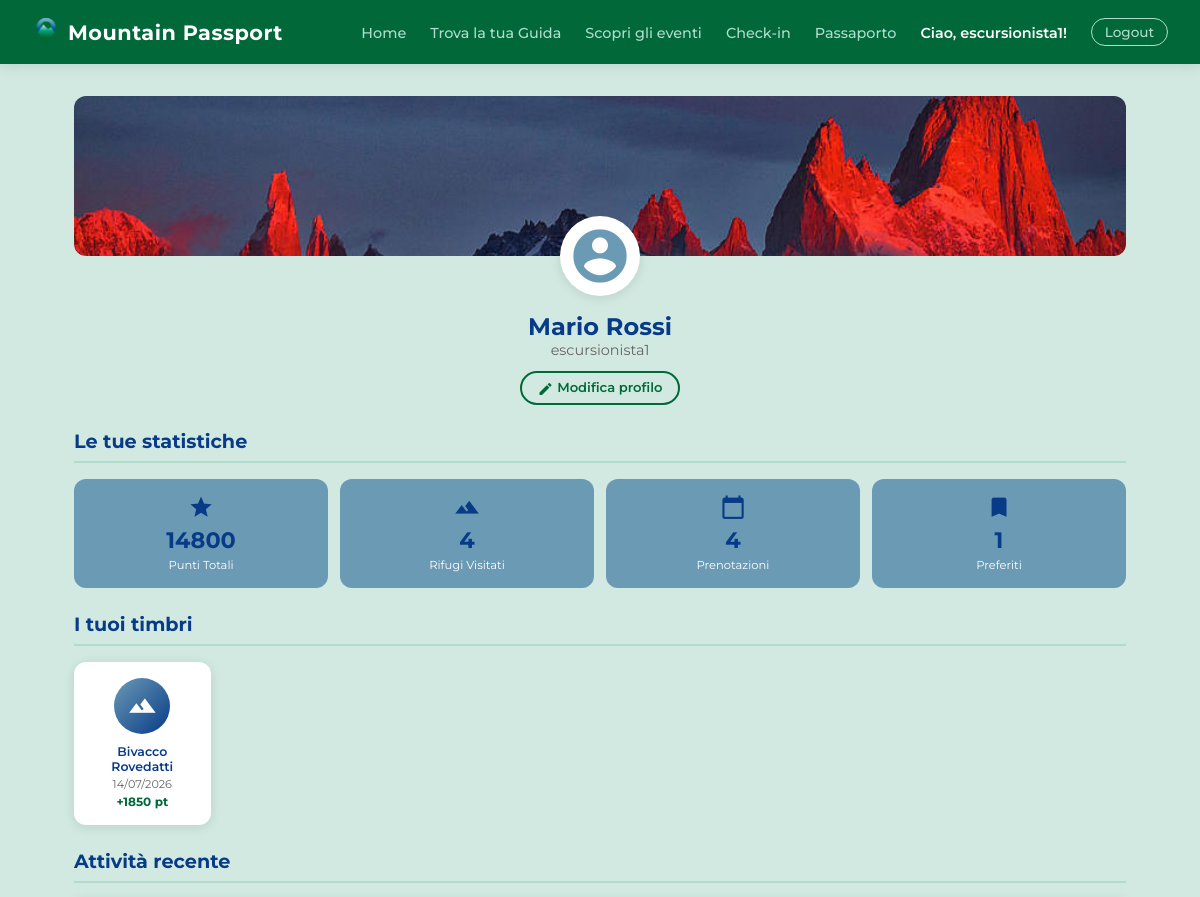
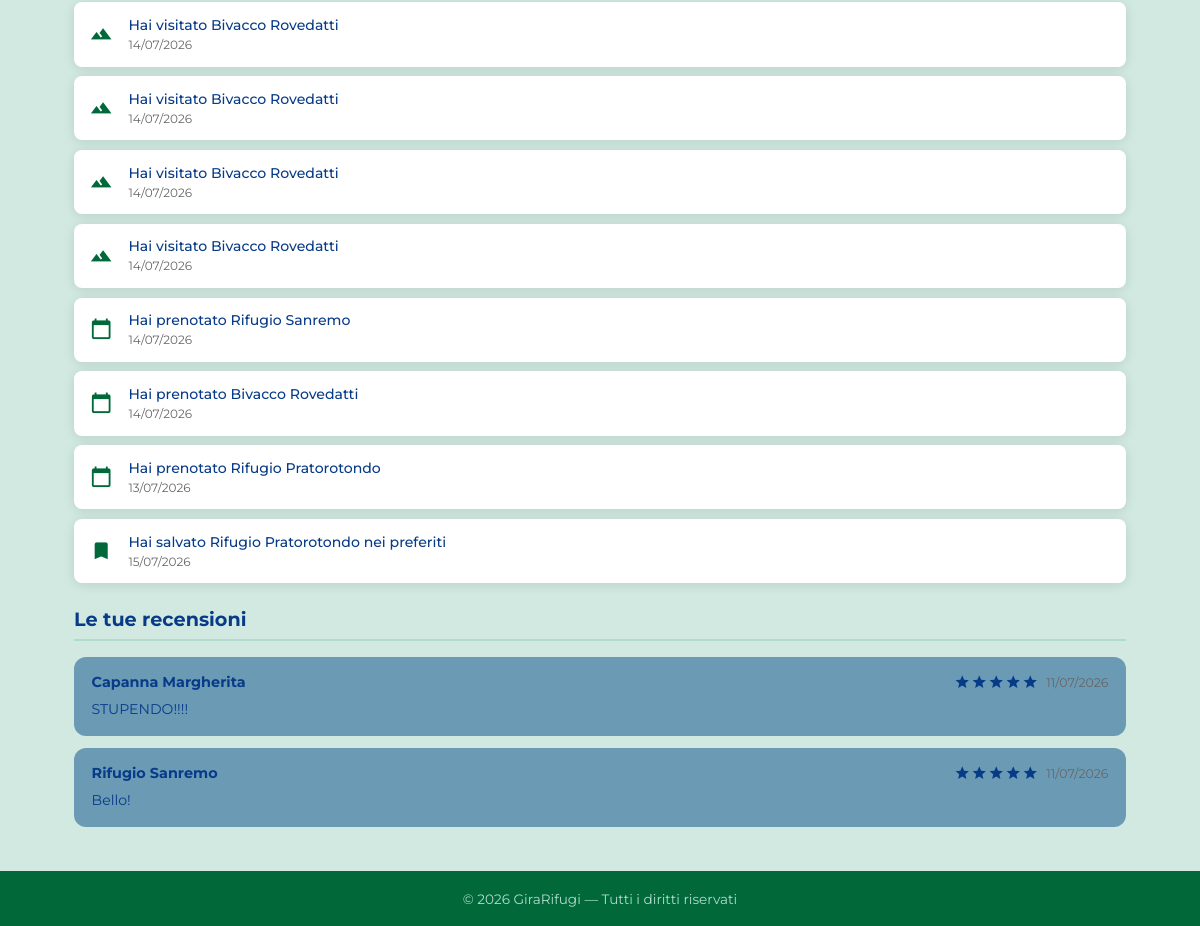
Screenshot of /passaporto/ (signed in) with the database file from the repository (2 pictures, top to bottom).
### rifugi/models.py (models this page shows, shortened)
class Timbro(models.Model):
    escursionista = models.ForeignKey(
        User,
        on_delete=models.CASCADE,
        related_name='timbri'
    )
    rifugio = models.ForeignKey(
        Rifugio,
        on_delete=models.CASCADE,
        related_name='timbri'
    )
    data_assegnazione = models.DateTimeField(auto_now_add=True)
    class Meta:
        verbose_name_plural = "Timbri"
        unique_together = ('escursionista', 'rifugio')

class Rifugio(models.Model):
    nome = models.CharField(max_length=200)
    localita = models.CharField(max_length=200)
    altitudine = models.IntegerField()
    latitudine = models.FloatField()
    longitudine = models.FloatField()
    regione = models.CharField(max_length=100)
    mensile = models.BooleanField(default=False)
    TIPO_CHOICES = [
        ('RIFUGIO', 'Rifugio'),
        ('BIVACCO', 'Bivacco'),
        ('CAPANNA', 'Capanna'),
    ]
    tipo = models.CharField(max_length=20, choices=TIPO_CHOICES, default='RIFUGIO')
    descrizione = models.TextField(blank=True)
    posti_letto = models.IntegerField(default=0)    # Posti letto totali
    posti_disponibili = models.IntegerField(default=0)  # Posti liberi attuali (si aggiorna dinamicamente)
    immagine = models.ImageField(upload_to='rifugi/', blank=True, null=True)
    qr_uuid = models.UUIDField(default=uuid.uuid4, unique=True, editable=False) # Identificativo univoco per la generazione di QR code per convalidare la visita sul posto di un escursionista
    STATO_CHOICES = [
        ('in_attesa', 'In attesa'),
        ('approvato', 'Approvato'),
    ]
    stato = models.CharField(max_length=20, choices=STATO_CHOICES, default='in_attesa')
    gestore = models.ForeignKey(
        User,
        on_delete=models.SET_NULL,
        null=True,
        blank=True,
        related_name='rifugi'
    )
    class Meta:
        verbose_name_plural = "Rifugi"  # Corregge automaticamente il plurale

class Visita(models.Model):
    escursionista = models.ForeignKey (
        User,
        on_delete=models.CASCADE,
        related_name='visite'
    )
    rifugio = models.ForeignKey (
        Rifugio,
        on_delete=models.CASCADE,
        related_name='visite'
    )
    data_visita = models.DateTimeField(auto_now_add=True)   # Imposta automaticamente data e ora
    class Meta:
        verbose_name_plural = "Visite"

class Prenotazione(models.Model):
    escursionista = models.ForeignKey(
        User,
        on_delete=models.CASCADE,
        related_name='prenotazioni'
    )
    rifugio = models.ForeignKey(
        Rifugio,
        on_delete=models.CASCADE,
        related_name='prenotazioni'
    )
    data_arrivo = models.DateField()
    data_partenza = models.DateField()
    num_ospiti = models.IntegerField(default=1)
    STATO_CHOICES = [
        ('in_attesa', 'In attesa'),
        ('approvata', 'Approvata'),
        ('rifiutata', 'Rifiutata'),
    ]
    stato = models.CharField(max_length=20, choices=STATO_CHOICES, default='in_attesa')
    posti_restituiti = models.BooleanField(default=False)   # Flag logico utile se la prenotazione viene cancellata per liberare nuovamente i posti letto nel rifugio
    class Meta:
        verbose_name_plural = "Prenotazioni"

class Recensione(models.Model):
    escursionista = models.ForeignKey(
        User,
        on_delete=models.CASCADE,
        related_name='recensioni'
    )
    rifugio = models.ForeignKey(
        Rifugio,
        on_delete=models.CASCADE,
        related_name='recensioni'
    )
    testo = models.TextField()
    voto = models.IntegerField(
        validators=[MinValueValidator(1), MaxValueValidator(5)]
    )
    data = models.DateTimeField(auto_now_add=True)
    class Meta:
        verbose_name_plural = "Recensioni"
        unique_together = ('escursionista', 'rifugio')

### rifugi/views.py (the view)
        def wrapper(request, *args, **kwargs):
            if not request.user.is_authenticated:
                return redirect_to_login(request.get_full_path())
            if not request.user.groups.filter(name=nome_gruppo).exists() and not request.user.is_superuser:
                return render(request, '403.html', status=403)
            return view_func(request, *args, **kwargs)

### rifugi/views.py (called while the page is built)
def gruppo_richiesto(nome_gruppo):
    def decorator(view_func):
        def wrapper(request, *args, **kwargs):
            if not request.user.is_authenticated:
                return redirect_to_login(request.get_full_path())
            if not request.user.groups.filter(name=nome_gruppo).exists() and not request.user.is_superuser:
                return render(request, '403.html', status=403)
            return view_func(request, *args, **kwargs)
        return wrapper
    return decorator

def punti_rifugio(rifugio):
    return rifugio.altitudine * 2 if rifugio.mensile else rifugio.altitudine

### templates/rifugi/passaporto.html (shortened to what this page needs)
{% extends 'base.html' %}
{% load static %}
{% block content %}
<div class="profilo-hero">
    <div class="profilo-copertina"></div>
    <div class="profilo-avatar">
        <span class="material-icons">account_circle</span>
    </div>
</div>
<div class="profilo-info">
    <h1>{{ user.first_name }} {{ user.last_name }}</h1>
    <p>{{ user.username }}</p>
    <a href="{% url 'modifica_profilo' %}" class="btn btn-outline btn-sm" style="margin-top:0.75rem;">
        <span class="material-icons" style="font-size:1rem; vertical-align:middle;">edit</span>
        Modifica profilo
    </a>
</div>
<h2 class="section-title">Le tue statistiche</h2>
<div class="profilo-stats">
    <div class="profilo-stat-card">
        <span class="material-icons">star</span>
        <span class="profilo-stat-value">{{ punti_totali }}</span>
        <span class="profilo-stat-label">Punti Totali</span>
    </div>
    <div class="profilo-stat-card">
        <span class="material-icons">terrain</span>
        <span class="profilo-stat-value">{{ num_visite }}</span>
        <span class="profilo-stat-label">Rifugi Visitati</span>
    </div>
    <div class="profilo-stat-card">
        <span class="material-icons">calendar_today</span>
        <span class="profilo-stat-value">{{ num_prenotazioni }}</span>
        <span class="profilo-stat-label">Prenotazioni</span>
    </div>
    <div class="profilo-stat-card">
        <span class="material-icons">bookmark</span>
        <span class="profilo-stat-value">{{ num_preferiti }}</span>
        <span class="profilo-stat-label">Preferiti</span>
    </div>
</div>
<h2 class="section-title">I tuoi timbri</h2>
{% if timbri %}
<div class="timbri-grid">
    {% for timbro in timbri %}
    <a href="{% url 'rifugio' timbro.rifugio.pk %}" class="timbro-card">
        <div class="timbro-icon">
            <span class="material-icons">landscape</span>
        </div>
        <p class="timbro-nome">{{ timbro.rifugio.nome }}</p>
        <p class="timbro-data">{{ timbro.data_assegnazione|date:"d/m/Y" }}</p>
        <p class="timbro-punti">+{{ timbro.rifugio.altitudine }} pt</p>
    </a>
    {% endfor %}
</div>
{% else %}
<div class="empty-state">
    <span class="material-icons">explore</span>
    <p>Non hai ancora visitato nessun rifugio.</p>
    <a href="{% url 'home' %}" class="btn btn-primary">Esplora i rifugi</a>
</div>
{% endif %}
<h2 class="section-title">Attività recente</h2>
{% if attivita %}
<div class="attivita-list">
    {% for a in attivita %}
    <div class="attivita-item">
        <span class="material-icons attivita-icon">{{ a.icona }}</span>
        <div class="attivita-testo">
            <p>{{ a.testo }}</p>
            <span>{{ a.data|date:"d/m/Y" }}</span>
        </div>
    </div>
    {% endfor %}
</div>
{% else %}
<div class="empty-state">
    <span class="material-icons">history</span>
    <p>Nessuna attività recente.</p>
</div>
{% endif %}
<h2 class="section-title">Le tue recensioni</h2>
{% if recensioni %}
    {% for r in recensioni %}
    <div class="recensione-card">
        <div class="recensione-header">
            <strong>{{ r.rifugio.nome }}</strong>
            <span class="recensione-voto">
                {% for i in "12345" %}
                    {% if forloop.counter <= r.voto %}
                        <span class="material-icons star-on">star</span>
                    {% else %}
                        <span class="material-icons star-off">star</span>
                    {% endif %}
                {% endfor %}
            </span>
            <span class="recensione-data">{{ r.data|date:"d/m/Y" }}</span>
        </div>
        <p>{{ r.testo }}</p>
    </div>
    {% endfor %}
{% else %}
<div class="empty-state">
    <span class="material-icons">rate_review</span>
    <p>Non hai ancora scritto nessuna recensione.</p>
</div>
{% endif %}
{% endblock %}

### templates/base.html (shortened to what this page needs)
{% load static %}
<!DOCTYPE html>
<html lang="it">
<head>
    <link rel="stylesheet" href="{% static 'css/base.css' %}">
    <link rel="stylesheet" href="{% static 'css/home.css' %}">
    <link rel="stylesheet" href="{% static 'css/eventi.css' %}">
    <link rel="stylesheet" href="{% static 'css/detail.css' %}">
    <link rel="stylesheet" href="{% static 'css/form.css' %}">
    <link rel="stylesheet" href="{% static 'css/pages.css' %}">
</head>
<body>
<nav class="navbar">
    <a href="/" class="navbar-brand" style="display:flex; align-items:center; gap:0.5rem;">
        <img src="{% static 'logo.png' %}" alt="Mountain Passport" style="width:28px; height:28px;">
        Mountain Passport
    </a>
    <ul class="navbar-nav">
        <li><a href="{% url 'home' %}">Home</a></li>
        <li><a href="{% url 'guide' %}">Trova la tua Guida</a></li>
        <li><a href="{% url 'eventi' %}">Scopri gli eventi</a></li>
        {% if user.is_authenticated %}
            {% if user.groups.all.0.name == 'Escursionista' %}
                <li><a href="{% url 'checkin' %}">Check-in</a></li>
                <li><a href="{% url 'passaporto' %}">Passaporto</a></li>
            {% elif user.groups.all.0.name == 'GestoreRifugio' %}
                <li><a href="{% url 'dashboard_gestore' %}">Dashboard</a></li>
            {% elif user.groups.all.0.name == 'GuidaAlpina' %}
                <li><a href="{% url 'dashboard_guida' %}">Dashboard</a></li>
            {% elif user.groups.all.0.name == 'Admin' or user.is_superuser %}
                <li><a href="{% url 'pannello_admin' %}">Pannello Admin</a></li>
            {% endif %}
            <li><span class="navbar-user">Ciao, {{ user.username }}!</span></li>
            <li>
                <form method="post" action="/accounts/logout/" style="display:inline">
                    <button type="submit" class="btn-logout">Logout</button>
                </form>
            </li>
        {% else %}
            <li><a href="/accounts/login/">Login</a></li>
            <li><a href="{% url 'register' %}">Registrati</a></li>
        {% endif %}
    </ul>
</nav>
<main>
    {% block content %}{% endblock %}
</main>
<footer>
    <p>&copy; 2026 GiraRifugi — Tutti i diritti riservati</p>
</footer>
</body>
</html>

### static/css/base.css (style rules this page uses)
:root { --green-dark: #016939; --green: #4B9978; --green-light: #AFDCCD; --green-bg: #D1E9E1; --blue-dark: #073B88; --blue: #2F629A; --blue-light: #6B9AB5; --gray: #666666; --gray-light: #E0E0E0; --gray-bg: #F5F5F5; --white: #FFFFFF; --shadow: 0 2px 12px rgba(0,0,0,0.10); --radius: 12px; --radius-sm: 8px; }
*, *::before, *::after { box-sizing: border-box; margin: 0; padding: 0; }
body { font-family: 'Montserrat', sans-serif; background-color: var(--green-bg); color: var(--blue-dark); min-height: 100vh; display: flex; flex-direction: column; }
a { color: var(--blue); text-decoration: none; }
.navbar { background-color: var(--green-dark); padding: 0 2rem; display: flex; align-items: center; justify-content: space-between; height: 64px; box-shadow: var(--shadow); position: sticky; top: 0; z-index: 100; }
.navbar-brand { font-size: 1.3rem; font-weight: 700; color: var(--white) !important; letter-spacing: 0.5px; text-decoration: none; }
.navbar-nav { display: flex; align-items: center; gap: 1.5rem; list-style: none; }
.navbar-nav a { color: var(--green-light); font-size: 0.9rem; font-weight: 500; transition: color 0.2s; }
.navbar-user { color: var(--white); font-size: 0.9rem; font-weight: 600; }
.btn-logout { background: transparent; border: 1px solid var(--green-light); color: var(--green-light); padding: 0.3rem 0.8rem; border-radius: 20px; cursor: pointer; font-family: 'Montserrat', sans-serif; font-size: 0.85rem; font-weight: 500; transition: all 0.2s; }
main { flex: 1; max-width: 1100px; margin: 0 auto; padding: 2rem 1.5rem; width: 100%; }
.btn { display: inline-block; padding: 0.65rem 1.5rem; border-radius: 24px; font-weight: 600; font-size: 0.9rem; cursor: pointer; transition: all 0.2s; border: none; font-family: 'Montserrat', sans-serif; text-decoration: none; }
.btn-outline { background-color: transparent; color: var(--green-dark); border: 2px solid var(--green-dark); }
.btn-sm { padding: 0.4rem 1rem; font-size: 0.82rem; }
footer { background-color: var(--green-dark); color: var(--green-light); text-align: center; padding: 1.2rem; font-size: 0.85rem; margin-top: auto; }

### static/css/detail.css (style rules this page uses)
.recensione-card { background: var(--blue-light); border-radius: var(--radius); padding: 1rem 1.1rem; margin-bottom: 0.75rem; }
.recensione-header { display: flex; align-items: center; gap: 0.5rem; margin-bottom: 0.5rem; flex-wrap: wrap; }
.recensione-header .material-icons { font-size: 1.4rem; color: var(--blue-dark); }
.recensione-header strong { color: var(--blue-dark); font-size: 0.9rem; }
.recensione-voto { display: flex; gap: 1px; margin-left: auto; }
.star-on { font-size: 1rem !important; color: #f5a623; }
.star-off { font-size: 1rem !important; color: var(--gray-light); }
.recensione-data { font-size: 0.78rem; color: var(--gray); }
.recensione-card p { font-size: 0.88rem; color: var(--blue-dark); line-height: 1.5; }

### rows the page displays
Timbro: rifugio.nome "Bivacco Rovedatti", data_assegnazione "14/07/2026", rifugio.altitudine "1850"
Visita: data "14/07/2026"
Visita: data "14/07/2026"
Visita: data "14/07/2026"
Visita: data "14/07/2026"
Prenotazione: data "14/07/2026"
Prenotazione: data "14/07/2026"
Prenotazione: data "13/07/2026"
Recensione: rifugio.nome "Capanna Margherita", data "11/07/2026", testo "STUPENDO!!!!"
Recensione: rifugio.nome "Rifugio Sanremo", data "11/07/2026", testo "Bello!"

### other values shown
{{ user.username }} "escursionista1"
{{ user.first_name }} "Mario"
{{ user.last_name }} "Rossi"
{{ punti_totali }} "14800"
{{ num_visite }} "4"
{{ num_prenotazioni }} "4"
{{ num_preferiti }} "1"
{{ a.testo }} "Hai visitato Bivacco Rovedatti" "Hai visitato Bivacco Rovedatti" "Hai visitato Bivacco Rovedatti" "Hai visitato Bivacco Rovedatti" "Hai prenotato Rifugio Sanremo" "Hai prenotato Bivacco Rovedatti" "Hai prenotato Rifugio Pratorotondo" "Hai salvato Rifugio Pratorotondo nei preferiti"
{{ a.data|date:"d/m/Y" }} "15/07/2026"
